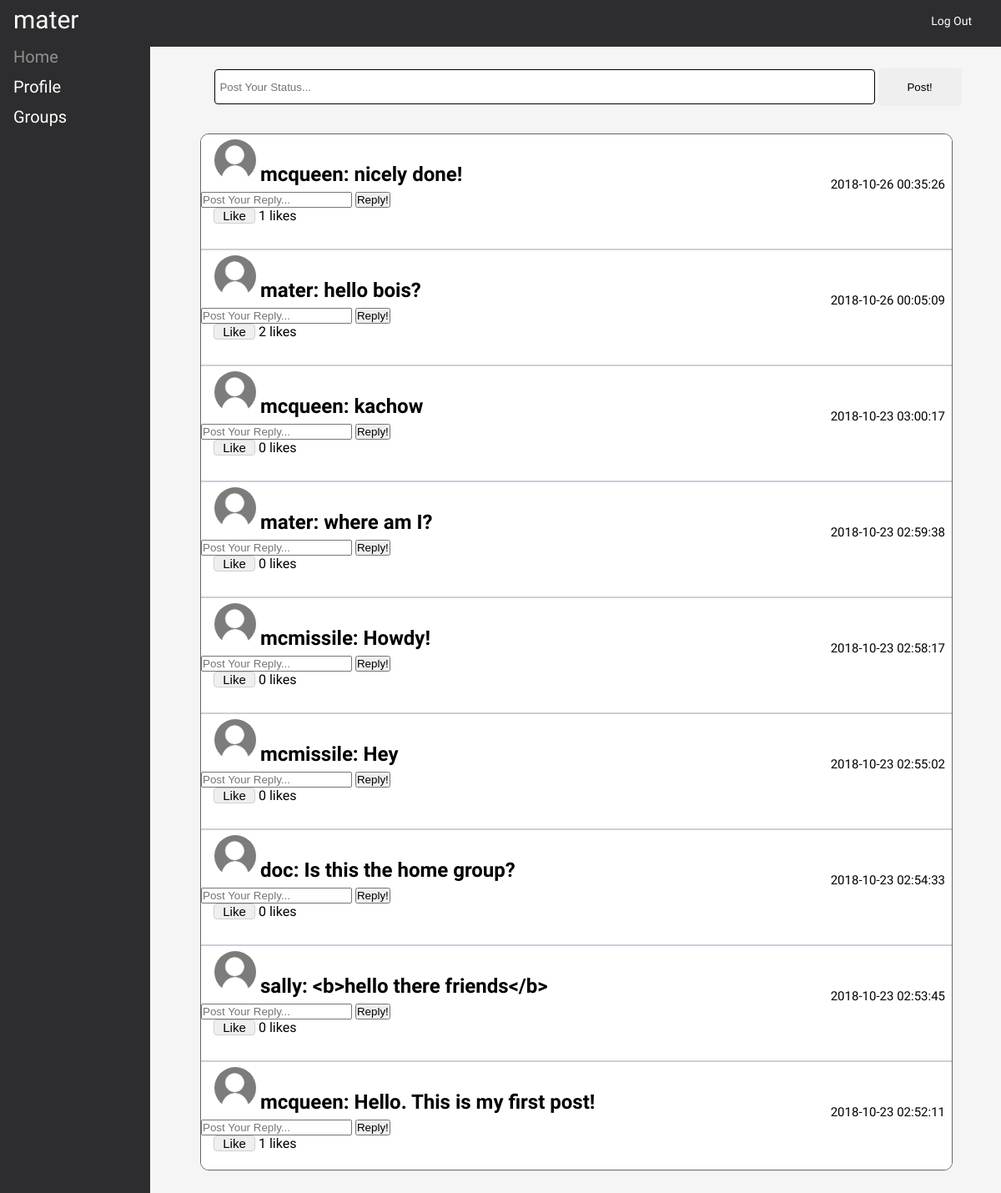
Screenshot of /home.php (signed in) with the database file from the repository.
### tables this page shows
CREATE TABLE `messages` (
  `msg_id` int(10) UNSIGNED NOT NULL,
  `user_id` int(10) UNSIGNED NOT NULL,
  `msg` varchar(6000) NOT NULL,
  `post_time` timestamp NOT NULL DEFAULT CURRENT_TIMESTAMP,
  `group_id` int(10) UNSIGNED NOT NULL,
  `likes` int(10) UNSIGNED NOT NULL,
  `parent_id` int(10) UNSIGNED NOT NULL DEFAULT '0',
  `hasChildren` tinyint(1) NOT NULL DEFAULT '0'
);

CREATE TABLE `users` (
  `id` int(10) UNSIGNED NOT NULL,
  `fname` varchar(50) NOT NULL,
  `lname` varchar(50) NOT NULL,
  `password` varchar(60) NOT NULL,
  `email` varchar(50) NOT NULL,
  `username` varchar(50) NOT NULL,
  `img` varchar(580) NOT NULL
);

### home.php (the view, shortened to what this page needs)
<?php
	include ('connection.php');
	if(isset($_GET['id'])) {
		$groupID = $_GET['id'];
	} else {
		$groupID = "1";
	}
?>
<!doctype HTML>
<html>
	<head>
		<link rel="stylesheet" type="text/css" href="css/style.css">
	</head>
	<body>
		<div class="header">
			<?php
				echo "<div id='logo'>";
					echo $_SESSION['username'];
				echo "</div>";
			?>
			<div class="menu">
				<ul>
					<li><a href="loggedout.php">Log Out</a></li>
				</ul>
			</div>
		</div>
		<div class="sidemenu">
			<ul>
				<li class="active"><a href="home.php">Home</a></li>
			</ul>
			<ul>
				<li><a href="profile.php">Profile</a></li>
			</ul>
			<ul id="submenu">
				<li>
					<span>Groups</span>
				</li>
			</ul>
		</div>
		<div class="position">
			<div class = "feed">
				<?php
					$postFeed = "SELECT username, msg, post_time, msg_id, likes, parent_id, img from users inner join messages on users.id = messages.user_id WHERE group_id = " . $groupID . " ORDER BY msg_id DESC";
					$result = $conn->query($postFeed);
					$replyFeed = "SELECT username, msg, post_time, msg_id, likes, parent_id, hasChildren, img from users inner join messages on users.id = messages.user_id WHERE group_id = " . $groupID . " ORDER BY msg_id DESC";
					$resultFeed = $conn->query($replyFeed);
					if ($resultFeed->num_rows > 0) {
						while ($row_reply = $resultFeed->fetch_assoc()) {
							if ($row_reply['parent_id'] == 0 && $row_reply['hasChildren'] == 0) {
								if($row_reply['img'] == '') {
									echo "<span>"."<img id ='chat_avatar' width='50' height='50' src='uploads/profiledefault.png' alt='Default Profile Pic'>" . "<h2 id ='userName'>" . $row_reply['username'] . ": " . htmlspecialchars($row_reply['msg'])."</h2>" . "<div class='time'>" . $row_reply['post_time'] . "</div>"."</span>";
									echo "<form action='home.php?id=" . $groupID . "' method='POST'>
									<input id='reply' type='text' name='reply' value='' placeholder='Post Your Reply...'>
									<input id='reply_submit' type='submit' name='reply_submit' value='Reply!'>
									</form>";
								}
								echo "<form action='home.php?id=" . $groupID . "&liked=" . $row_reply['msg_id'] . "' method='POST'>
								<div class='likeys'><input id='like_input'type='submit' name='like' value='Like'>"." ".$row_reply['likes']." likes</div>
								</form>";
								echo "<div class='underline'>";
								echo "</div>";
							}
						}
					}
				?>
			</div>
		</div>
		<div class="posting">
		<?php
			echo "<form action='home.php?id=" . $groupID . "' method='POST'>
				<input id='messeging' type='text' name='message' value='' placeholder='Post Your Status...'>
				<input id='msg_submit' type='submit' name='submit' value='Post!'>
				</form>";
		?>
		</div>
	</body>
</html>

### css/style.css (style rules this page uses)
* { margin: 0; padding: 0; }
html, body { font-family: 'Exo 2', sans-serif; height: 100%; width: 100%; background-color: whitesmoke; }
.header { position: fixed; top: 0; background-color: #2D2C2E; height: 56px; border-bottom: 0px; padding-left: auto; padding-right: auto; width: 100%; }
#logo { background-color: #2D2C2E; float: left; color: #FFFFFF; text-decoration: none; font-size: 30px; padding: 6px 8px 6px 16px; background-repeat: no-repeat; }
.menu { background-color: #2D2C2E; text-decoration: none; top: 0px; right: 0px; height: 37px; padding-top: 17px; padding-right: 25px; }
.menu ul { list-style-type: none; margin: 0; padding: 0; overflow: hidden; }
.menu a { float: right; color: #FFFFFF; text-decoration: none; font-size: 14px; background-repeat: no-repeat; padding-left: 10px; padding-right: 10px; }
.sidemenu { position: fixed; top: 50px; font-size: 20px; width: 15%; color: #FFFFFF; display: inline-block; background-color: #2D2C2E; height: 100%; }
.sidemenu ul { list-style-type: none; }
.sidemenu li a { display: block; padding: 6px 8px 6px 16px; text-decoration: none; color: #FFFFFF; }
span { display: block; padding: 6px 8px 6px 16px; text-decoration: none; }
#submenu span { cursor: pointer; }
li.active > a { color: #909090; }
#userName { display: inline; padding-top: 25px; padding-bottom: 5px; margin-left: 5px; margin-right: 5px; word-break: break-word; }
.time { display: inline; font-size: 15px; margin-top: 45px; float: right; }
.likeys { margin-left: 15px; }
#like_input { font-size: 15px; width: 50px; border: 1px solid #D2CCD9; border-radius: 4px; margin-bottom: 30px; }
.posting { position: fixed; margin-top: 80px; left: 105px; width: 100%; font-size: 13px; color: white; text-align: center; }
#messeging { background-color: #FFFFFF; border: 1px solid black; font-size: 15 px; padding: 5px; width: 65%; margin-bottom: 3px; margin-top: 3px; border: 1 px black; border-radius: 4px; height: 30px; outline: none; }
#msg_submit { font-size: 15 px; padding: 5px; width: 100px; margin-bottom: 3px; border: 1px; height: 45px; border-radius: 4px; outline: none; }
#chat_avatar { border-radius: 50%; }
.feed { position: fixed; margin-top: 160px; left: 20%; height: 75%; width: 75%; overflow-y:auto; overflow: auto; border: 1px solid #666; border-radius: 10px; background-color: #FFFFFF; }
.underline { padding-top: 1px; padding-bottom: 1px; width: 100%; background-color: #D2CCD9; color: white; }

### rows the page displays
messages: parent_id 0 (drawn), user.username "mcqueen", msg "nicely done!", post_time "2018-10-26 00:35:26", likes "1"
messages: parent_id 0 (drawn), user.username "mater", msg "hello bois?", post_time "2018-10-26 00:05:09", likes "2"
messages: parent_id 0 (drawn), user.username "mcqueen", msg "kachow", post_time "2018-10-23 03:00:17", likes "0"
messages: parent_id 0 (drawn), user.username "mater", msg "where am I?", post_time "2018-10-23 02:59:38", likes "0"
messages: parent_id 0 (drawn), user.username "mcmissile", msg "Howdy!", post_time "2018-10-23 02:58:17", likes "0"
messages: parent_id 0 (drawn), user.username "mcmissile", msg "Hey", post_time "2018-10-23 02:55:02", likes "0"
messages: parent_id 0 (drawn), user.username "doc", msg "Is this the home group?", post_time "2018-10-23 02:54:33", likes "0"
messages: parent_id 0 (drawn), user.username "sally", msg "<b>hello there friends</b>", post_time "2018-10-23 02:53:45", likes "0"
messages: parent_id 0 (drawn), user.username "mcqueen", msg "Hello. This is my first post!", post_time "2018-10-23 02:52:11", likes "1"

### other values shown
$_SESSION['username'] "mater"
